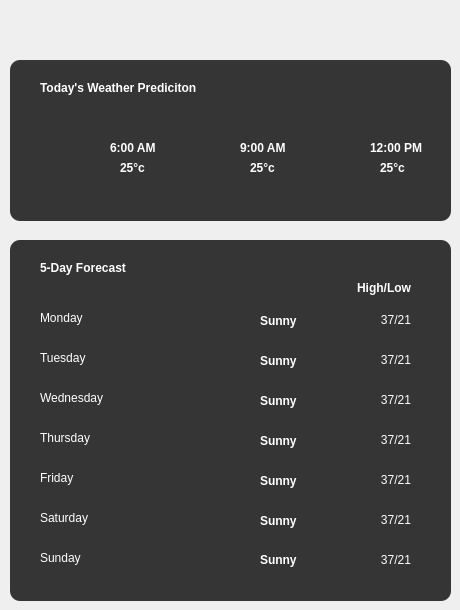
     <widget class="QFrame" name="Right">
      <property name="maximumSize">
       <size>
        <width>475</width>
        <height>16777215</height>
       </size>
      </property>
      <property name="frameShape">
       <enum>QFrame::NoFrame</enum>
      </property>
      <property name="frameShadow">
       <enum>QFrame::Raised</enum>
      </property>
      <widget class="QFrame" name="todayprediction_frame">
       <property name="geometry">
        <rect>
         <x>10</x>
         <y>60</y>
         <width>441</width>
         <height>161</height>
        </rect>
       </property>
       <property name="styleSheet">
        <string notr="true">background-color: rgb(53, 53, 53);
border-radius: 10px;</string>
       </property>
       <property name="frameShape">
        <enum>QFrame::StyledPanel</enum>
       </property>
       <property name="frameShadow">
        <enum>QFrame::Raised</enum>
       </property>
       <widget class="QLabel" name="todaysWeather_label">
        <property name="geometry">
         <rect>
          <x>30</x>
          <y>20</y>
          <width>181</width>
          <height>16</height>
         </rect>
        </property>
        <property name="font">
         <font>
          <family>Arial</family>
          <bold>true</bold>
         </font>
        </property>
        <property name="styleSheet">
         <string notr="true">color: rgb(255, 255, 255);</string>
        </property>
        <property name="text">
         <string>Today's Weather Prediciton</string>
        </property>
       </widget>
       <widget class="QLabel" name="weathericon_indicator_at_six">
        <property name="geometry">
         <rect>
          <x>40</x>
          <y>70</y>
          <width>51</width>
          <height>51</height>
         </rect>
        </property>
        <property name="text">
         <string/>
        </property>
        <property name="pixmap">
         <pixmap>../Icons/cloudymigthrain_icon.png</pixmap>
        </property>
        <property name="scaledContents">
         <bool>true</bool>
        </property>
       </widget>
       <widget class="QLabel" name="weathericon_indicator_at_nine">
        <property name="geometry">
         <rect>
          <x>170</x>
          <y>70</y>
          <width>51</width>
          <height>51</height>
         </rect>
        </property>
        <property name="text">
         <string/>
        </property>
        <property name="scaledContents">
         <bool>true</bool>
        </property>
       </widget>
       <widget class="QLabel" name="weathericon_indicator_at_twelve">
        <property name="geometry">
         <rect>
          <x>300</x>
          <y>70</y>
          <width>51</width>
          <height>51</height>
         </rect>
        </property>
        <property name="text">
         <string/>
        </property>
        <property name="pixmap">
         <pixmap>../Icons/sun_869869.png</pixmap>
        </property>
        <property name="scaledContents">
         <bool>true</bool>
        </property>
       </widget>
       <widget class="QLabel" name="timeat6am">
        <property name="geometry">
         <rect>
          <x>100</x>
          <y>80</y>
          <width>61</width>
          <height>16</height>
         </rect>
        </property>
        <property name="font">
         <font>
          <family>Arial</family>
          <bold>true</bold>
         </font>
        </property>
        <property name="styleSheet">
         <string notr="true">color: rgb(255, 255, 255);</string>
        </property>
        <property name="text">
         <string>6:00 AM</string>
        </property>
       </widget>
       <widget class="QLabel" name="temperatureatsix">
        <property name="geometry">
         <rect>
          <x>110</x>
          <y>100</y>
          <width>41</width>
          <height>16</height>
         </rect>
        </property>
        <property name="font">
         <font>
          <family>Arial</family>
          <bold>true</bold>
         </font>
        </property>
        <property name="styleSheet">
         <string notr="true">color: rgb(255, 255, 255);</string>
        </property>
        <property name="text">
         <string>25°c</string>
        </property>
       </widget>
       <widget class="QLabel" name="timeat9am">
        <property name="geometry">
         <rect>
          <x>230</x>
          <y>80</y>
          <width>61</width>
          <height>16</height>
         </rect>
        </property>
        <property name="font">
         <font>
          <family>Arial</family>
          <bold>true</bold>
         </font>
        </property>
        <property name="styleSheet">
         <string notr="true">color: rgb(255, 255, 255);</string>
        </property>
        <property name="text">
         <string>9:00 AM</string>
        </property>
       </widget>
       <widget class="QLabel" name="temperatureatnine">
        <property name="geometry">
         <rect>
          <x>240</x>
          <y>100</y>
          <width>41</width>
          <height>16</height>
         </rect>
        </property>
        <property name="font">
         <font>
          <family>Arial</family>
          <bold>true</bold>
         </font>
        </property>
        <property name="styleSheet">
         <string notr="true">color: rgb(255, 255, 255);</string>
        </property>
        <property name="text">
         <string>25°c</string>
        </property>
       </widget>
       <widget class="QLabel" name="timeat12pm">
        <property name="geometry">
         <rect>
          <x>360</x>
          <y>80</y>
          <width>61</width>
          <height>16</height>
         </rect>
        </property>
        <property name="font">
         <font>
          <family>Arial</family>
          <bold>true</bold>
         </font>
        </property>
        <property name="styleSheet">
         <string notr="true">color: rgb(255, 255, 255);</string>
        </property>
        <property name="text">
         <string>12:00 PM</string>
        </property>
       </widget>
       <widget class="QLabel" name="temperatureattwelve">
        <property name="geometry">
         <rect>
          <x>370</x>
          <y>100</y>
          <width>41</width>
          <height>16</height>
         </rect>
        </property>
        <property name="font">
         <font>
          <family>Arial</family>
          <bold>true</bold>
         </font>
        </property>
        <property name="styleSheet">
         <string notr="true">color: rgb(255, 255, 255);</string>
        </property>
        <property name="text">
         <string>25°c</string>
        </property>
       </widget>
      </widget>
      <widget class="QFrame" name="fiveday_frame">
       <property name="geometry">
        <rect>
         <x>10</x>
         <y>240</y>
         <width>441</width>
         <height>361</height>
        </rect>
       </property>
       <property name="styleSheet">
        <string notr="true">background-color: rgb(53, 53, 53);
border-radius: 10px;
</string>
       </property>
       <property name="frameShape">
        <enum>QFrame::StyledPanel</enum>
       </property>
       <property name="frameShadow">
        <enum>QFrame::Raised</enum>
       </property>
       <widget class="QLabel" name="sevenDay_label">
        <property name="geometry">
         <rect>
          <x>30</x>
          <y>20</y>
          <width>181</width>
          <height>16</height>
         </rect>
        </property>
        <property name="font">
         <font>
          <family>Arial</family>
          <bold>true</bold>
         </font>
        </property>
        <property name="styleSheet">
         <string notr="true">color: rgb(255, 255, 255);</string>
        </property>
        <property name="text">
         <string>5-Day Forecast</string>
        </property>
       </widget>
       <widget class="QLabel" name="monday_label">
        <property name="geometry">
         <rect>
          <x>30</x>
          <y>70</y>
          <width>71</width>
          <height>16</height>
         </rect>
        </property>
        <property name="font">
         <font>
          <family>Arial</family>
          <bold>false</bold>
         </font>
        </property>
        <property name="styleSheet">
         <string notr="true">color: rgb(255, 255, 255);</string>
        </property>
        <property name="text">
         <string>Monday</string>
        </property>
       </widget>
       <widget class="QLabel" name="tuesday_label">
        <property name="geometry">
         <rect>
          <x>30</x>
          <y>110</y>
          <width>71</width>
          <height>16</height>
         </rect>
        </property>
        <property name="font">
         <font>
          <family>Arial</family>
          <bold>false</bold>
         </font>
        </property>
        <property name="styleSheet">
         <string notr="true">color: rgb(255, 255, 255);</string>
        </property>
        <property name="text">
         <string>Tuesday</string>
        </property>
       </widget>
       <widget class="QLabel" name="wednesday_label">
        <property name="geometry">
         <rect>
          <x>30</x>
          <y>150</y>
          <width>81</width>
          <height>16</height>
         </rect>
        </property>
        <property name="font">
         <font>
          <family>Arial</family>
          <bold>false</bold>
         </font>
        </property>
        <property name="styleSheet">
         <string notr="true">color: rgb(255, 255, 255);</string>
        </property>
        <property name="text">
         <string>Wednesday</string>
        </property>
       </widget>
       <widget class="QLabel" name="thursday_label">
        <property name="geometry">
         <rect>
          <x>30</x>
          <y>190</y>
          <width>71</width>
          <height>16</height>
         </rect>
        </property>
        <property name="font">
         <font>
          <family>Arial</family>
          <bold>false</bold>
         </font>
        </property>
        <property name="styleSheet">
         <string notr="true">color: rgb(255, 255, 255);</string>
        </property>
        <property name="text">
         <string>Thursday</string>
        </property>
       </widget>
       <widget class="QLabel" name="friday_label">
        <property name="geometry">
         <rect>
          <x>30</x>
          <y>230</y>
          <width>71</width>
          <height>16</height>
         </rect>
        </property>
        <property name="font">
         <font>
          <family>Arial</family>
          <bold>false</bold>
         </font>
        </property>
        <property name="styleSheet">
         <string notr="true">color: rgb(255, 255, 255);</string>
        </property>
        <property name="text">
         <string>Friday</string>
        </property>
       </widget>
       <widget class="QLabel" name="saturday_label">
        <property name="geometry">
         <rect>
          <x>30</x>
          <y>270</y>
          <width>71</width>
          <height>16</height>
         </rect>
        </property>
        <property name="font">
         <font>
          <family>Arial</family>
          <bold>false</bold>
         </font>
        </property>
        <property name="styleSheet">
         <string notr="true">color: rgb(255, 255, 255);</string>
        </property>
        <property name="text">
         <string>Saturday</string>
        </property>
       </widget>
       <widget class="QLabel" name="sunday_label">
        <property name="geometry">
         <rect>
          <x>30</x>
          <y>310</y>
          <width>71</width>
          <height>16</height>
         </rect>
        </property>
        <property name="font">
         <font>
          <family>Arial</family>
          <bold>false</bold>
         </font>
        </property>
        <property name="styleSheet">
         <string notr="true">color: rgb(255, 255, 255);</string>
        </property>
        <property name="text">
         <string>Sunday</string>
        </property>
       </widget>
       <widget class="QLabel" name="monday_icon">
        <property name="geometry">
         <rect>
          <x>150</x>
          <y>60</y>
          <width>31</width>
          <height>31</height>
         </rect>
        </property>
        <property name="text">
         <string/>
        </property>
        <property name="pixmap">
         <pixmap>../Icons/sun_869869.png</pixmap>
        </property>
        <property name="scaledContents">
         <bool>true</bool>
        </property>
       </widget>
       <widget class="QLabel" name="tuesday_icon">
        <property name="geometry">
         <rect>
          <x>150</x>
          <y>100</y>
          <width>31</width>
          <height>31</height>
         </rect>
        </property>
        <property name="text">
         <string/>
        </property>
        <property name="pixmap">
         <pixmap>../Icons/sun_869869.png</pixmap>
        </property>
        <property name="scaledContents">
         <bool>true</bool>
        </property>
       </widget>
       <widget class="QLabel" name="wednesday_icon">
        <property name="geometry">
         <rect>
          <x>150</x>
          <y>140</y>
          <width>31</width>
          <height>31</height>
         </rect>
        </property>
        <property name="text">
         <string/>
        </property>
        <property name="pixmap">
         <pixmap>../Icons/sun_869869.png</pixmap>
        </property>
        <property name="scaledContents">
         <bool>true</bool>
        </property>
       </widget>
       <widget class="QLabel" name="thursday_icon">
        <property name="geometry">
         <rect>
          <x>150</x>
          <y>180</y>
          <width>31</width>
          <height>31</height>
         </rect>
        </property>
        <property name="text">
         <string/>
        </property>
        <property name="scaledContents">
         <bool>true</bool>
        </property>
       </widget>
       <widget class="QLabel" name="friday_icon">
        <property name="geometry">
         <rect>
          <x>150</x>
          <y>220</y>
          <width>31</width>
          <height>31</height>
         </rect>
        </property>
        <property name="text">
         <string/>
        </property>
        <property name="scaledContents">
         <bool>true</bool>
        </property>
       </widget>
       <widget class="QLabel" name="saturday_icon">
        <property name="geometry">
         <rect>
          <x>150</x>
          <y>260</y>
          <width>31</width>
          <height>31</height>
         </rect>
        </property>
        <property name="text">
         <string/>
        </property>
        <property name="pixmap">
         <pixmap>../Icons/cloudymigthrain_icon.png</pixmap>
        </property>
        <property name="scaledContents">
         <bool>true</bool>
        </property>
       </widget>
       <widget class="QLabel" name="sunday_icon">
        <property name="geometry">
         <rect>
          <x>150</x>
          <y>300</y>
          <width>31</width>
          <height>31</height>
         </rect>
        </property>
        <property name="text">
         <string/>
        </property>
        <property name="pixmap">
         <pixmap>../Icons/sun_869869.png</pixmap>
        </property>
        <property name="scaledContents">
         <bool>true</bool>
        </property>
       </widget>
       <widget class="QLabel" name="monday_description">
        <property name="geometry">
         <rect>
          <x>250</x>
          <y>68</y>
          <width>71</width>
          <height>25</height>
         </rect>
        </property>
        <property name="font">
         <font>
          <family>Arial</family>
          <bold>true</bold>
         </font>
        </property>
        <property name="styleSheet">
         <string notr="true">color: rgb(255, 255, 255);</string>
        </property>
        <property name="text">
         <string>Sunny</string>
        </property>
       </widget>
       <widget class="QLabel" name="tuesday_description">
        <property name="geometry">
         <rect>
          <x>250</x>
          <y>108</y>
          <width>71</width>
          <height>25</height>
         </rect>
        </property>
        <property name="font">
         <font>
          <family>Arial</family>
          <bold>true</bold>
         </font>
        </property>
        <property name="styleSheet">
         <string notr="true">color: rgb(255, 255, 255);</string>
        </property>
        <property name="text">
         <string>Sunny</string>
        </property>
       </widget>
       <widget class="QLabel" name="wednesday_description">
        <property name="geometry">
         <rect>
          <x>250</x>
          <y>148</y>
          <width>71</width>
          <height>25</height>
         </rect>
        </property>
        <property name="font">
         <font>
          <family>Arial</family>
          <bold>true</bold>
         </font>
        </property>
        <property name="styleSheet">
         <string notr="true">color: rgb(255, 255, 255);</string>
        </property>
        <property name="text">
         <string>Sunny</string>
        </property>
       </widget>
       <widget class="QLabel" name="thursday_description">
        <property name="geometry">
         <rect>
          <x>250</x>
          <y>188</y>
          <width>71</width>
          <height>25</height>
         </rect>
        </property>
        <property name="font">
         <font>
          <family>Arial</family>
          <bold>true</bold>
         </font>
        </property>
        <property name="styleSheet">
         <string notr="true">color: rgb(255, 255, 255);</string>
        </property>
        <property name="text">
         <string>Sunny</string>
        </property>
       </widget>
       <widget class="QLabel" name="friday_description">
        <property name="geometry">
         <rect>
          <x>250</x>
          <y>228</y>
          <width>71</width>
          <height>25</height>
         </rect>
        </property>
        <property name="font">
         <font>
          <family>Arial</family>
          <bold>true</bold>
         </font>
        </property>
        <property name="styleSheet">
         <string notr="true">color: rgb(255, 255, 255);</string>
        </property>
        <property name="text">
         <string>Sunny</string>
        </property>
       </widget>
       <widget class="QLabel" name="saturday_description">
        <property name="geometry">
         <rect>
          <x>250</x>
          <y>268</y>
          <width>71</width>
          <height>25</height>
         </rect>
        </property>
        <property name="font">
         <font>
          <family>Arial</family>
          <bold>true</bold>
         </font>
        </property>
        <property name="styleSheet">
         <string notr="true">color: rgb(255, 255, 255);</string>
        </property>
        <property name="text">
         <string>Sunny</string>
        </property>
       </widget>
       <widget class="QLabel" name="sunday_description">
        <property name="geometry">
         <rect>
          <x>250</x>
          <y>307</y>
          <width>71</width>
          <height>25</height>
         </rect>
        </property>
        <property name="font">
         <font>
          <family>Arial</family>
          <bold>true</bold>
         </font>
        </property>
        <property name="styleSheet">
         <string notr="true">color: rgb(255, 255, 255);</string>
        </property>
        <property name="text">
         <string>Sunny</string>
        </property>
       </widget>
       <widget class="QLabel" name="highlow_label">
        <property name="geometry">
         <rect>
          <x>330</x>
          <y>40</y>
          <width>71</width>
          <height>16</height>
         </rect>
        </property>
        <property name="font">
         <font>
          <family>Arial</family>
          <bold>true</bold>
         </font>
        </property>
        <property name="styleSheet">
         <string notr="true">color: rgb(255, 255, 255);</string>
        </property>
        <property name="text">
         <string>High/Low</string>
        </property>
        <property name="alignment">
         <set>Qt::AlignRight|Qt::AlignTrailing|Qt::AlignVCenter</set>
        </property>
       </widget>
       <widget class="QLabel" name="monday_temp">
        <property name="geometry">
         <rect>
          <x>340</x>
          <y>70</y>
          <width>61</width>
          <height>20</height>
         </rect>
        </property>
        <property name="font">
         <font>
          <family>Arial</family>
          <bold>false</bold>
         </font>
        </property>
        <property name="styleSheet">
         <string notr="true">color: rgb(255, 255, 255);</string>
        </property>
        <property name="text">
         <string>37/21</string>
        </property>
        <property name="alignment">
         <set>Qt::AlignRight|Qt::AlignTrailing|Qt::AlignVCenter</set>
        </property>
       </widget>
       <widget class="QLabel" name="tuesday_temp">
        <property name="geometry">
         <rect>
          <x>340</x>
          <y>110</y>
          <width>61</width>
          <height>20</height>
         </rect>
        </property>
        <property name="font">
         <font>
          <family>Arial</family>
          <bold>false</bold>
         </font>
        </property>
        <property name="styleSheet">
         <string notr="true">color: rgb(255, 255, 255);</string>
        </property>
        <property name="text">
         <string>37/21</string>
        </property>
        <property name="alignment">
         <set>Qt::AlignRight|Qt::AlignTrailing|Qt::AlignVCenter</set>
        </property>
       </widget>
       <widget class="QLabel" name="wednesday_temp">
        <property name="geometry">
         <rect>
          <x>340</x>
          <y>150</y>
          <width>61</width>
          <height>20</height>
         </rect>
        </property>
        <property name="font">
         <font>
          <family>Arial</family>
          <bold>false</bold>
         </font>
        </property>
        <property name="styleSheet">
         <string notr="true">color: rgb(255, 255, 255);</string>
        </property>
        <property name="text">
         <string>37/21</string>
        </property>
        <property name="alignment">
         <set>Qt::AlignRight|Qt::AlignTrailing|Qt::AlignVCenter</set>
        </property>
       </widget>
       <widget class="QLabel" name="thursday_temp">
        <property name="geometry">
         <rect>
          <x>340</x>
          <y>190</y>
          <width>61</width>
          <height>20</height>
         </rect>
        </property>
        <property name="font">
         <font>
          <family>Arial</family>
          <bold>false</bold>
         </font>
        </property>
        <property name="styleSheet">
         <string notr="true">color: rgb(255, 255, 255);</string>
        </property>
        <property name="text">
         <string>37/21</string>
        </property>
        <property name="alignment">
         <set>Qt::AlignRight|Qt::AlignTrailing|Qt::AlignVCenter</set>
        </property>
       </widget>
       <widget class="QLabel" name="friday_temp">
        <property name="geometry">
         <rect>
          <x>340</x>
          <y>230</y>
          <width>61</width>
          <height>20</height>
         </rect>
        </property>
        <property name="font">
         <font>
          <family>Arial</family>
          <bold>false</bold>
         </font>
        </property>
        <property name="styleSheet">
         <string notr="true">color: rgb(255, 255, 255);</string>
        </property>
        <property name="text">
         <string>37/21</string>
        </property>
        <property name="alignment">
         <set>Qt::AlignRight|Qt::AlignTrailing|Qt::AlignVCenter</set>
        </property>
       </widget>
       <widget class="QLabel" name="saturday_temp">
        <property name="geometry">
         <rect>
          <x>340</x>
          <y>270</y>
          <width>61</width>
          <height>20</height>
         </rect>
        </property>
        <property name="font">
         <font>
          <family>Arial</family>
          <bold>false</bold>
         </font>
        </property>
        <property name="styleSheet">
         <string notr="true">color: rgb(255, 255, 255);</string>
        </property>
        <property name="text">
         <string>37/21</string>
        </property>
        <property name="alignment">
         <set>Qt::AlignRight|Qt::AlignTrailing|Qt::AlignVCenter</set>
        </property>
       </widget>
       <widget class="QLabel" name="sunday_temp">
        <property name="geometry">
         <rect>
          <x>340</x>
          <y>310</y>
          <width>61</width>
          <height>20</height>
         </rect>
        </property>
        <property name="font">
         <font>
          <family>Arial</family>
          <bold>false</bold>
         </font>
        </property>
        <property name="styleSheet">
         <string notr="true">color: rgb(255, 255, 255);</string>
        </property>
        <property name="text">
         <string>37/21</string>
        </property>
        <property name="alignment">
         <set>Qt::AlignRight|Qt::AlignTrailing|Qt::AlignVCenter</set>
        </property>
       </widget>
      </widget>
     </widget>
